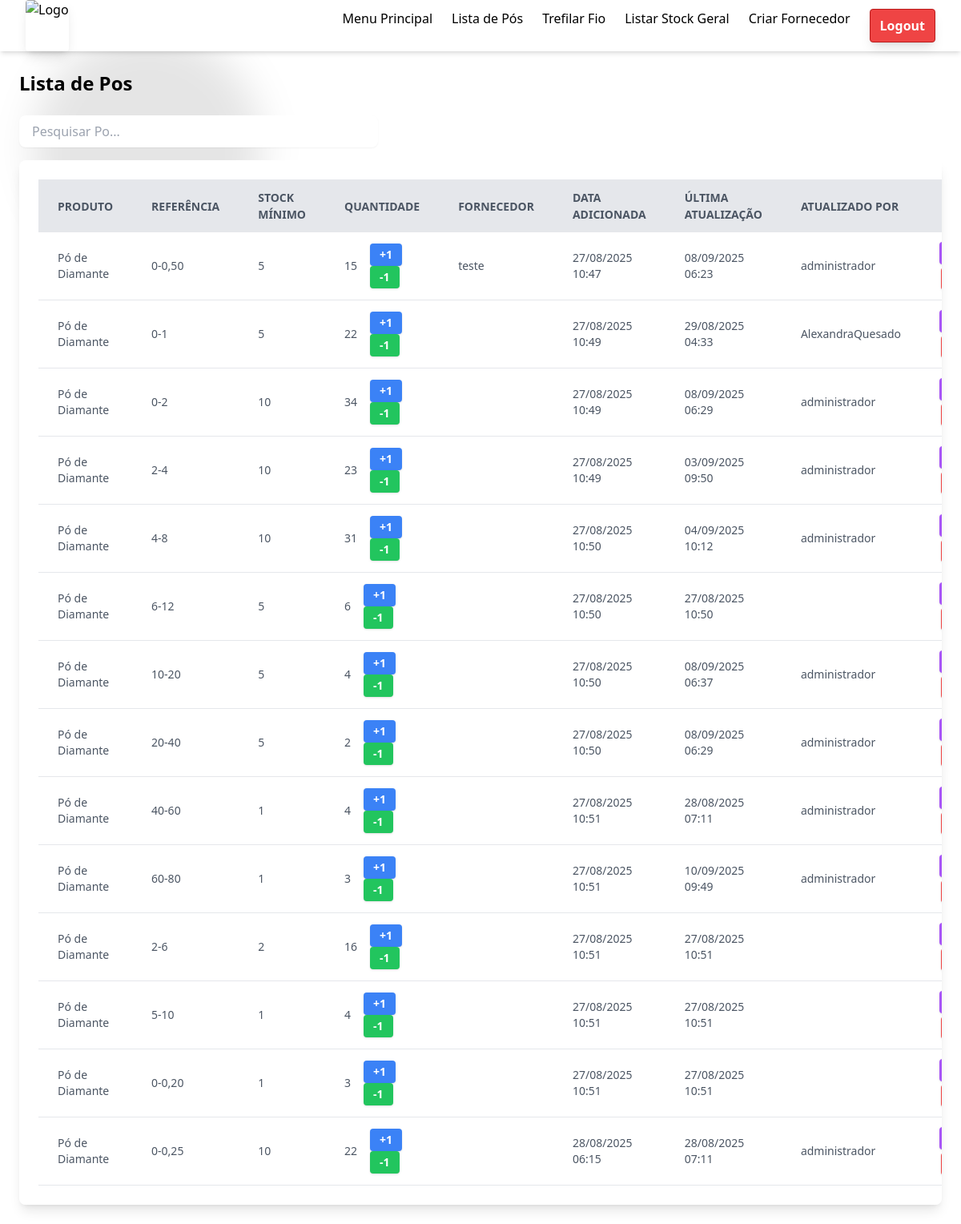
Page /listar_pos/ (signed in) on the committed database.
### management/models.py (models this page shows, shortened)
class Po(models.Model):
    reference_choices = [
        ('0-0,25', '0-0,25'),
        ('0-0,50', '0-0,50'),
        ('0-1', '0-1'),
        ('0-2', '0-2'),
        ('2-4', '2-4'),
        ('4-8', '4-8'),
        ('6-12', '6-12'),
        ('10-20', '10-20'),
        ('20-40', '20-40'),
        ('40-60', '40-60'),
        ('60-80', '60-80'),
        ('2-6', '2-6'),
        ('5-10', '5-10'),
        ('0-0,20', '0-0,20'),
    ]
    product = models.CharField(max_length=40, default='Pó de Diamante')
    reference = models.CharField(max_length=10, choices=reference_choices)
    min_stock = models.IntegerField()
    quantity = models.IntegerField()
    fornecedor = models.ForeignKey(Fornecedor, on_delete=models.CASCADE, null=True, blank=True)
    date_added = models.DateTimeField(auto_now_add=True)
    updated_at = models.DateTimeField(auto_now=True)
    user = models.ForeignKey(User, on_delete=models.CASCADE, null=True, blank=True)

class Fornecedor(models.Model):
    nome = models.CharField(max_length=40)
    ref_fornecedor = models.CharField(max_length=14, blank=True, null=True)
    email = models.EmailField(blank=True, null=True)
    telefone = models.CharField(max_length=15, blank=True, null=True)

### management/views.py (the view, shortened to what this page needs)
# urls.py: path('listar_pos/', views.listar_pos, name='listar_pos'),
@login_required
def listar_pos(request):
    pos = Po.objects.all()
    fornecedor = Fornecedor.objects.all()
    today = now().date()
    filtro_data = request.GET.get('filtro_data')
    data_inicio = request.GET.get('data_inicio')
    data_fim = request.GET.get('data_fim')
    return render(request, 'management/listar_pos.html', {
        'pos': pos,
        'fornecedor': fornecedor,
        'filtro_data': filtro_data,
        'data_inicio': data_inicio,
        'data_fim': data_fim,
    })

### management/templates/management/listar_pos.html (shortened to what this page needs)
{% extends 'management/base.html' %}
{% load static %}
{% block content %}
<h1 class="text-2xl font-bold text-black mb-6">Lista de Pos</h1>
<div class="flex justify-between items-center mb-4">
  <input type="text" id="searchInput" placeholder="Pesquisar Po..."
         class="w-full max-w-md rounded-lg border-gray-300 focus:border-blue-500 focus:ring-blue-500 px-4 py-2 shadow-sm" />
</div>
<div class="overflow-x-auto w-full max-w-7xl bg-white rounded-lg shadow-lg p-6">
    <table id="poTable" class="min-w-full table-auto">
        <thead>
            <tr class="bg-gray-200 text-gray-600 uppercase text-sm leading-normal">
                <th class="py-3 px-6 text-left">Produto</th>
                <th class="py-3 px-6 text-left">Referência</th>
                <th class="py-3 px-6 text-left">stock Mínimo</th>
                <th class="py-3 px-6 text-left">Quantidade</th>
                <th class="py-3 px-6 text-left">Fornecedor</th>
                <th class="py-3 px-6 text-left">Data Adicionada</th>
                <th class="py-3 px-6 text-left">Última Atualização</th>
                <th class="py-3 px-6 text-left">Atualizado por</th>
                <th class="py-3 px-6 text-center">Ações</th>
            </tr>
        </thead>
        <tbody class="text-gray-600 text-sm font-light">
            {% for po in pos %}
            <tr class="border-b border-gray-200 hover:bg-gray-100">
                <td class="py-3 px-6 text-left">{{ po.product }}</td>
                <td class="py-3 px-6 text-left">{{ po.reference }}</td>
                <td class="py-3 px-6 text-left">{{ po.min_stock }}</td>
                <td class="py-3 px-6 text-left">
                    <div class="flex items-center space-x-4">
                        <span class="font-medium">{{ po.quantity }}</span>
                        <form method="POST" class="inline-block">
                            <button type="submit" name="increment" class="bg-blue-500 hover:bg-blue-600 text-white font-semibold px-3 py-1 rounded shadow">+1</button>
                            <button type="submit" name="decrement" class="bg-green-500 hover:bg-green-600 text-white font-semibold px-3 py-1 rounded shadow">-1</button>
                        </form>
                    </div>
                </td>
                <td class="py-3 px-6 text-left">{{ po.fornecedor.nome }}</td>
                <td class="py-3 px-6 text-left">{{ po.date_added|date:"d/m/Y H:i" }}</td>
                <td class="py-3 px-6 text-left">{{ po.updated_at|date:"d/m/Y H:i" }}</td>
                <td class="py-3 px-6 text-left">{{ po.user.username }}</td>
                <td class="py-3 px-6 text-center">
                    <div class="flex flex-col items-center space-y-1">
                        <a href="{% url 'adicionar_po' po.id %}" class="bg-purple-500 hover:bg-purple-600 text-white font-semibold px-3 py-1 rounded shadow">Adicionar</a>
                    </div>
                </td>
            </tr>
            {% empty %}
            <tr>
                <td colspan="9" class="py-3 px-6 text-center">Nenhum pó encontrado.</td>
            </tr>
            {% endfor %}
        </tbody>
    </table>
</div>
{% endblock %}

### rows in the picture
Po: product "Pó de Diamante", reference "0-0,50", min_stock "5", quantity "15", fornecedor.nome "teste", date_added "27/08/2025 10:47", updated_at "08/09/2025 06:23", user.username "administrador"
Po: product "Pó de Diamante", reference "0-1", min_stock "5", quantity "22", date_added "27/08/2025 10:49", updated_at "29/08/2025 04:33", user.username "AlexandraQuesado"
Po: product "Pó de Diamante", reference "0-2", min_stock "10", quantity "34", date_added "27/08/2025 10:49", updated_at "08/09/2025 06:29", user.username "administrador"
Po: product "Pó de Diamante", reference "2-4", min_stock "10", quantity "23", date_added "27/08/2025 10:49", updated_at "03/09/2025 09:50", user.username "administrador"
Po: product "Pó de Diamante", reference "4-8", min_stock "10", quantity "31", date_added "27/08/2025 10:50", updated_at "04/09/2025 10:12", user.username "administrador"
Po: product "Pó de Diamante", reference "6-12", min_stock "5", quantity "6", date_added "27/08/2025 10:50", updated_at "27/08/2025 10:50"
Po: product "Pó de Diamante", reference "10-20", min_stock "5", quantity "4", date_added "27/08/2025 10:50", updated_at "08/09/2025 06:37", user.username "administrador"
Po: product "Pó de Diamante", reference "20-40", min_stock "5", quantity "2", date_added "27/08/2025 10:50", updated_at "08/09/2025 06:29", user.username "administrador"
Po: product "Pó de Diamante", reference "40-60", min_stock "1", quantity "4", date_added "27/08/2025 10:51", updated_at "28/08/2025 07:11", user.username "administrador"
Po: product "Pó de Diamante", reference "60-80", min_stock "1", quantity "3", date_added "27/08/2025 10:51", updated_at "10/09/2025 09:49", user.username "administrador"
Po: product "Pó de Diamante", reference "2-6", min_stock "2", quantity "16", date_added "27/08/2025 10:51", updated_at "27/08/2025 10:51"
Po: product "Pó de Diamante", reference "5-10", min_stock "1", quantity "4", date_added "27/08/2025 10:51", updated_at "27/08/2025 10:51"
Po: product "Pó de Diamante", reference "0-0,20", min_stock "1", quantity "3", date_added "27/08/2025 10:51", updated_at "27/08/2025 10:51"
Po: product "Pó de Diamante", reference "0-0,25", min_stock "10", quantity "22", date_added "28/08/2025 06:15", updated_at "28/08/2025 07:11", user.username "administrador"
